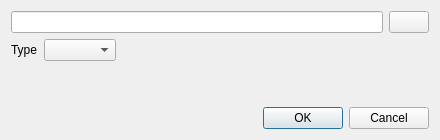
<?xml version="1.0" encoding="UTF-8"?>
<ui version="4.0">
 <class>SavePlaylistsDialog</class>
 <widget class="QDialog" name="SavePlaylistsDialog">
  <property name="geometry">
   <rect>
    <x>0</x>
    <y>0</y>
    <width>440</width>
    <height>140</height>
   </rect>
  </property>
  <property name="windowTitle">
   <string>Select directory for saving playlists</string>
  </property>
  <property name="windowIcon">
   <iconset resource="../../data/icons.qrc">
    <normaloff>:/icons/64x64/mango.png</normaloff>:/icons/64x64/mango.png</iconset>
  </property>
  <layout class="QVBoxLayout" name="verticalLayout">
   <item>
    <layout class="QHBoxLayout" name="layout_path">
     <item>
      <widget class="QLineEdit" name="lineedit_path"/>
     </item>
     <item>
      <widget class="QPushButton" name="button_path">
       <property name="sizePolicy">
        <sizepolicy hsizetype="Fixed" vsizetype="Fixed">
         <horstretch>0</horstretch>
         <verstretch>0</verstretch>
        </sizepolicy>
       </property>
       <property name="maximumSize">
        <size>
         <width>40</width>
         <height>16777215</height>
        </size>
       </property>
       <property name="text">
        <string/>
       </property>
       <property name="icon">
        <iconset resource="../../data/icons.qrc">
         <normaloff>:/icons/64x64/folder.png</normaloff>:/icons/64x64/folder.png</iconset>
       </property>
      </widget>
     </item>
    </layout>
   </item>
   <item>
    <layout class="QHBoxLayout" name="layout_type">
     <item>
      <widget class="QLabel" name="label">
       <property name="text">
        <string>Type</string>
       </property>
      </widget>
     </item>
     <item>
      <widget class="QComboBox" name="combobox_type"/>
     </item>
     <item>
      <spacer name="horizontalSpacer">
       <property name="orientation">
        <enum>Qt::Horizontal</enum>
       </property>
       <property name="sizeHint" stdset="0">
        <size>
         <width>40</width>
         <height>20</height>
        </size>
       </property>
      </spacer>
     </item>
    </layout>
   </item>
   <item>
    <spacer name="verticalSpacer">
     <property name="orientation">
      <enum>Qt::Vertical</enum>
     </property>
     <property name="sizeHint" stdset="0">
      <size>
       <width>20</width>
       <height>40</height>
      </size>
     </property>
    </spacer>
   </item>
   <item>
    <widget class="QDialogButtonBox" name="buttonBox">
     <property name="orientation">
      <enum>Qt::Horizontal</enum>
     </property>
     <property name="standardButtons">
      <set>QDialogButtonBox::Cancel|QDialogButtonBox::Ok</set>
     </property>
    </widget>
   </item>
  </layout>
 </widget>
 <tabstops>
  <tabstop>lineedit_path</tabstop>
  <tabstop>button_path</tabstop>
  <tabstop>combobox_type</tabstop>
 </tabstops>
 <resources>
  <include location="../../data/icons.qrc"/>
 </resources>
 <connections>
  <connection>
   <sender>buttonBox</sender>
   <signal>accepted()</signal>
   <receiver>SavePlaylistsDialog</receiver>
   <slot>accept()</slot>
   <hints>
    <hint type="sourcelabel">
     <x>248</x>
     <y>254</y>
    </hint>
    <hint type="destinationlabel">
     <x>157</x>
     <y>274</y>
    </hint>
   </hints>
  </connection>
  <connection>
   <sender>buttonBox</sender>
   <signal>rejected()</signal>
   <receiver>SavePlaylistsDialog</receiver>
   <slot>reject()</slot>
   <hints>
    <hint type="sourcelabel">
     <x>316</x>
     <y>260</y>
    </hint>
    <hint type="destinationlabel">
     <x>286</x>
     <y>274</y>
    </hint>
   </hints>
  </connection>
 </connections>
</ui>
